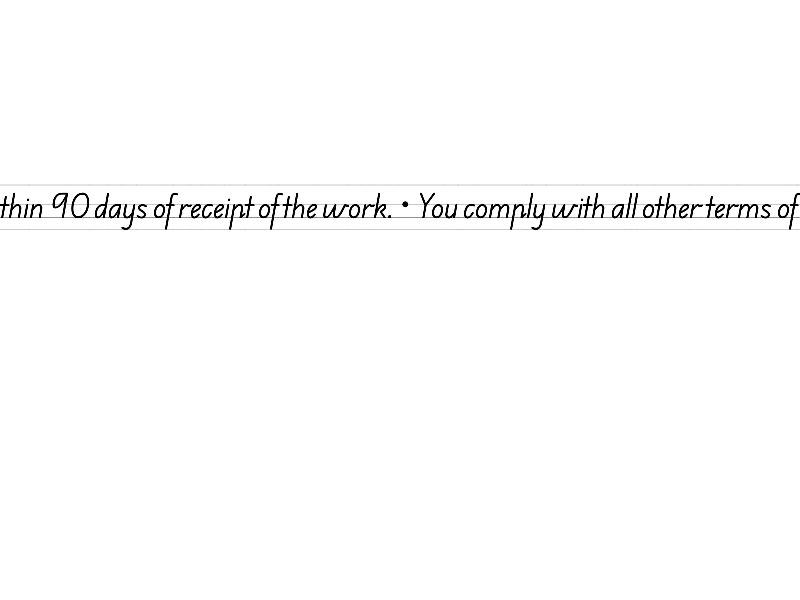
#> input picture artifacts/rendered_images/1053.png, 800 x 600 px; its folder holds 4 pictures in this run
$ jupyter execute prepare_segmentation_dataset.ipynb
#> lines starting #> are read from the running program, lines starting #| are printed output that depends on the picture
[cell 1]
import os
import shutil
import cv2
import numpy as np
import matplotlib.pyplot as plt
from sklearn.model_selection import train_test_split
from tqdm import tqdm

[cell 2]
# Paths
input_image_dir = "../artifacts/rendered_images"  # Original images
mask_dir = "../artifacts/refined_masks"  # Processed masks
output_dataset_dir = "../artifacts/output_dataset_dir"  # Final dataset

# Ensure dataset structure
split_dirs = ['train', 'val', 'test']
for split in split_dirs:
    os.makedirs(os.path.join(output_dataset_dir, split, "images"), exist_ok=True)
    os.makedirs(os.path.join(output_dataset_dir, split, "masks"), exist_ok=True)

# Load all filenames
image_filenames = [f for f in os.listdir(input_image_dir) if f.endswith((".png", ".jpg"))]

# Ensure corresponding masks exist
image_filenames = [f for f in image_filenames if os.path.exists(os.path.join(mask_dir, f))]

# Train-Validation-Test Split (70-20-10)
train_files, test_files = train_test_split(image_filenames, test_size=0.10, random_state=42)
train_files, val_files = train_test_split(train_files, test_size=0.20, random_state=42)

# Resize dimensions
IMG_SIZE = 256

def process_and_save(files, split):
    """Resizes, normalizes, and saves images/masks."""
#> called with split = 'train'
    for file in tqdm(files, desc=f"Processing {split} data"):
        img_path = os.path.join(input_image_dir, file)
        mask_path = os.path.join(mask_dir, file)

        # Load images & masks
        img = cv2.imread(img_path)
#> img is the input picture: shape (600, 800, 3); min 0, max 255, mean 252.3
        mask = cv2.imread(mask_path, cv2.IMREAD_GRAYSCALE)  # Load as grayscale
#> mask: shape (600, 800); min 0, max 255, mean 252.3

        # Resize
        img_resized = cv2.resize(img, (IMG_SIZE, IMG_SIZE))
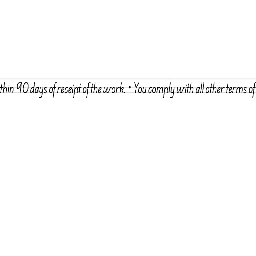
#> img_resized: shape (256, 256, 3); min 0, max 255, mean 252.5
        mask_resized = cv2.resize(mask, (IMG_SIZE, IMG_SIZE))

        # Normalize images (convert to float, scale between 0-1)
        img_resized = img_resized.astype(np.float32) / 255.0
        mask_resized = mask_resized.astype(np.uint8)  # Keep masks as binary (0,255)

        # Save processed images & masks
        img_output_path = os.path.join(output_dataset_dir, split, "images", file)
        mask_output_path = os.path.join(output_dataset_dir, split, "masks", file)

        cv2.imwrite(img_output_path, (img_resized * 255).astype(np.uint8))  # Convert back to uint8 for saving
        cv2.imwrite(mask_output_path, mask_resized)
#> pass 2 of the loop in process_and_save, `for file in tqdm(files, desc=f"Processing {split} data"):`:
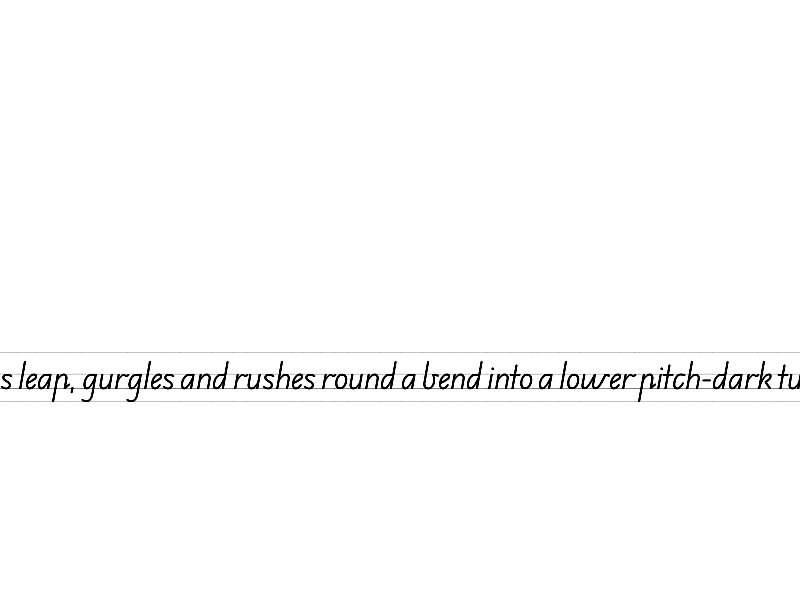
#> input picture artifacts/rendered_images/1670.png, 800 x 600 px
#> in process_and_save, img is the input picture: shape (600, 800, 3); min 0, max 255, mean 252.1
#> in process_and_save, `img_resized = cv2.resize(img, (IMG_SIZE, IMG_SIZE))`:
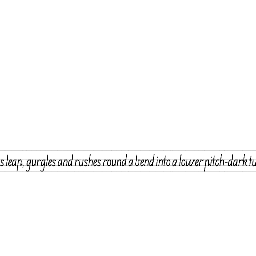
#> img_resized: shape (256, 256, 3); min 0, max 255, mean 252

# Process each split
process_and_save(train_files, "train")
process_and_save(val_files, "val")
#> call 2 of process_and_save, with split = 'val'
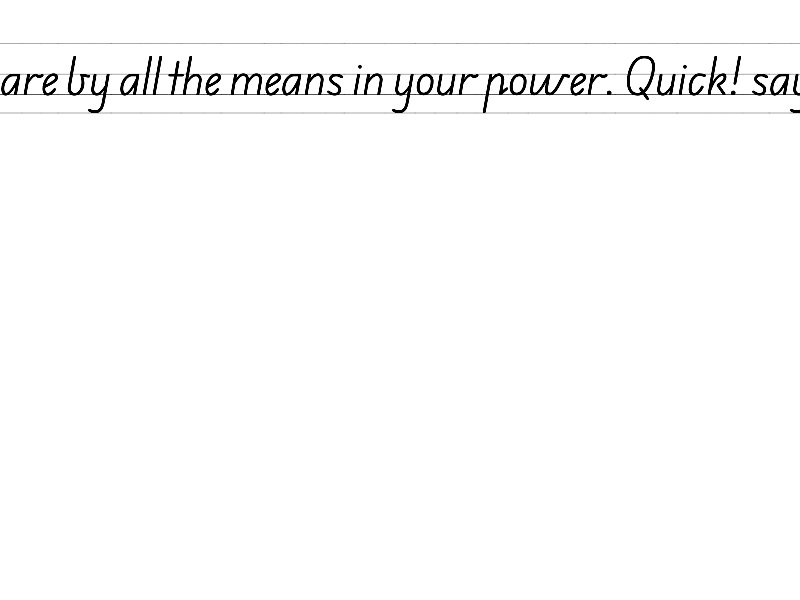
#> input picture artifacts/rendered_images/2049.png, 800 x 600 px
#> in process_and_save, img is the input picture: shape (600, 800, 3); min 0, max 255, mean 251.3
#> in process_and_save (call 2), `img_resized = cv2.resize(img, (IMG_SIZE, IMG_SIZE))`:
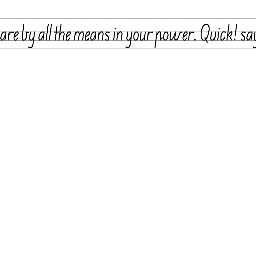
#> img_resized: shape (256, 256, 3); min 0, max 255, mean 251.1
process_and_save(test_files, "test")
#> call 3 of process_and_save, with split = 'test'
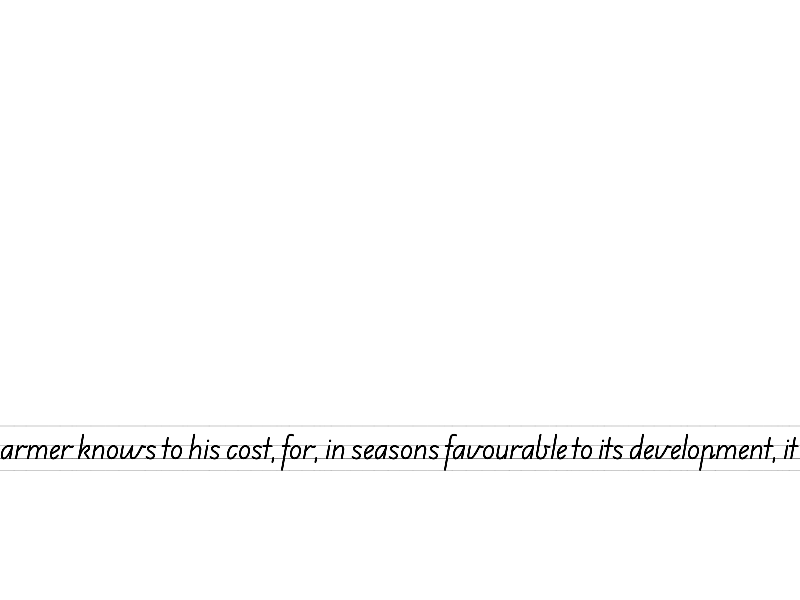
#> input picture artifacts/rendered_images/1372.png, 800 x 600 px
#> in process_and_save, img is the input picture: shape (600, 800, 3); min 0, max 255, mean 252.4
#> in process_and_save (call 3), `img_resized = cv2.resize(img, (IMG_SIZE, IMG_SIZE))`:
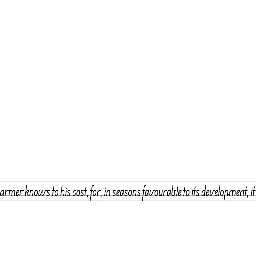
#> img_resized: shape (256, 256, 3); min 0, max 255, mean 252.3

print("✅ Dataset preparation complete. Structured data saved in:", output_dataset_dir)
